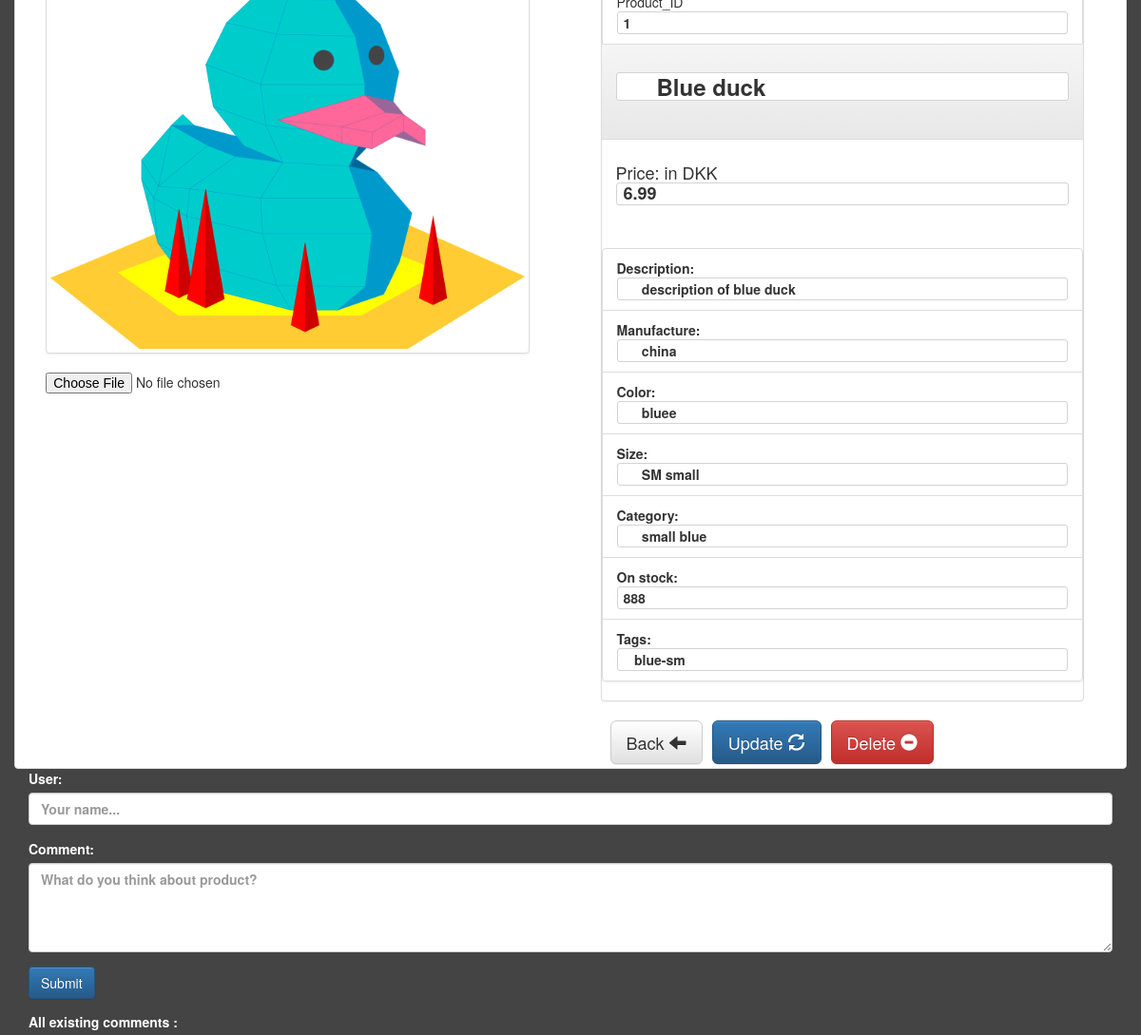
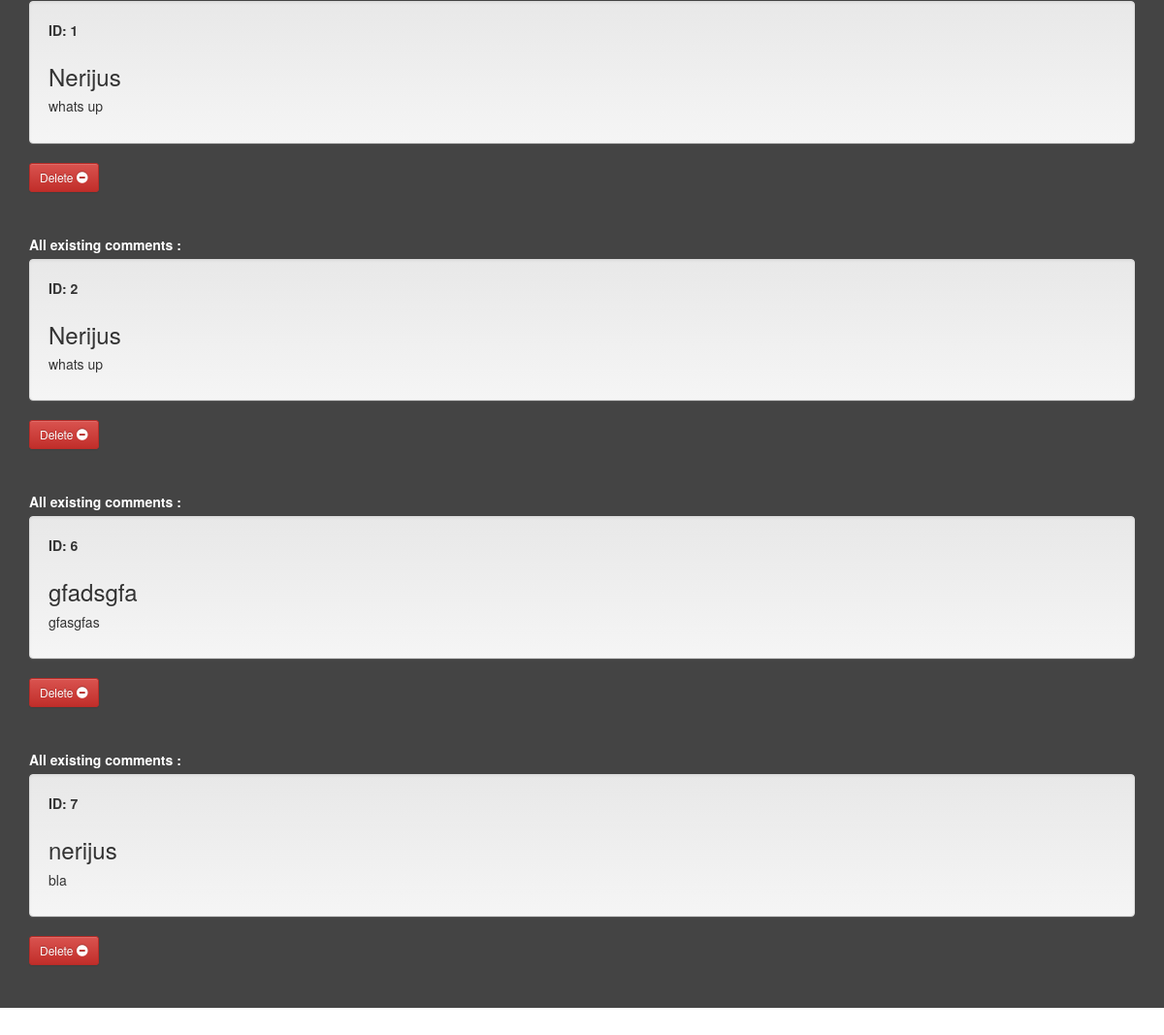
Page /admin.php?product=     Blue duck (signed in) on the committed database (2 pictures, top to bottom).
### tables this page shows
CREATE TABLE `products` (
  `Product_ID` int(20) NOT NULL,
  `name` varchar(50) NOT NULL,
  `price` float NOT NULL,
  `description` varchar(255) NOT NULL,
  `color` varchar(20) NOT NULL,
  `size` varchar(15) NOT NULL,
  `category` varchar(20) NOT NULL,
  `images` varchar(255) NOT NULL,
  `stock` int(255) NOT NULL,
  `tags` varchar(50) NOT NULL,
  `manufacture` varchar(100) NOT NULL,
  `views` int(15) DEFAULT NULL,
  `upVote` int(15) DEFAULT NULL
);

CREATE TABLE `social_pages` (
  `Product_ID` int(20) NOT NULL,
  `Likes` int(15) NOT NULL,
  `Comments` text NOT NULL,
  `name` varchar(50) NOT NULL,
  `comment_id` int(11) NOT NULL
);

### model/Model.php (called while the page is built, shortened)
<?php
include_once ("model/Database.php");
 class Model {
        function Connect(){
         $db = require('model/conn.php');
         $connection = new Database($db);
         return $connection;
     }
	    public function getProductList()
	{
        $proData = $this->Connect()->getQuery("SELECT * FROM products");
            return $proData;
        }
	    public function getProduct($name)
	{
		$allProducts = $this->getProductList();
         if (mysqli_num_rows($allProducts) > 0) {
             $pro = $this->Connect()->getQuery("SELECT `views` FROM products WHERE `Product_ID`  = '" . $_SESSION['LOC'][1] . "' LIMIT 1");
            $view = mysqli_fetch_array($pro);
            $viewValue =  $view['views'] + 1;
             $proData = $this->Connect()->getQuery("SELECT `name`,`price`,`description`,`color`,`size`,`category`,`images`,`stock`,`tags`,`manufacture`,`views`,`upVote`,`Product_ID` FROM products WHERE `name`  = '{$name}' LIMIT 1");
             return $proData;
         }
	}
}

### model/Database.php (called while the page is built, shortened)
<?php
class Database
{
    protected $conn;
    public function __construct(mysqli $conn){
        $this->conn = $conn;
    }
    public function getConnection(){
    return $this->conn;
    }
    public function getQuery($query){
        $getData = $this->getConnection()->query($query);
        return $getData;
    }
}

### controller/admin_comments.php (the view)
<?php
$conn = mysqli_connect("localhost", "root", "123", "db_cms");
if (isset($_SESSION['LOC'][1])) {
    $q = $_SESSION['LOC'][1];
    $sql = "SELECT * FROM social_pages WHERE Product_ID='" . $q . "'";
    $output = '';
    $result = mysqli_query($conn, $sql);
    if(mysqli_num_rows($result) > 0)
    {
        $output .= '';
        while($comment = mysqli_fetch_array($result)){
            $output .=	'<form method="post">
        <label style="color:#fff;">All existing comments :</label>
        <div class="well">
          <label>ID: '. $comment['comment_id'].'</label>
           <input style="display:none" name="comment_id" value="'. $comment['comment_id'].'">
           <h3>'. $comment['name'] .'</h3>
           <h5>'. $comment['Comments'] .'</h5>
        </div>
        <button  name ="delete_comment" title="Click to Delete" onclick="return confirm(\'Are you sure you want to delete it?\')" type="submit" class="pull-left btn-sm btn btn-danger">Delete <span class="glyphicon glyphicon-minus-sign" aria-hidden="true"></span></button><br/>
			<br><br></form>';
        }
        echo $output;
    }
    else
    {
        echo '<div class="notFound jumbotron">
                <div class="container">
                    <h2>be the first one to comment</h2>
                </div>
            </div>';
    }
}

### view/view_admin_product.php (shortened to what this page needs)
<?php
$product = mysqli_fetch_array($productAdmin);
echo '   <form id="adminform" method="post" enctype="multipart/form-data">
	<div class="item thumbnail container">
		<div class="row">
			<div class="col-md-6">
				<div class="itemImageFrame">
					<img class="itemPictureBig thumbnail" src="' . $product['images'] . '">
					<br>
					<input class="input-group" type="file" name="uploadimage"/>
				</div>
			</div>
			<div class="col-md-6">
				<div class="itemInformation pull-right">
<div class="panel panel-default">
  <li class="list-group-item">Product_ID<strong><input name="Product_ID" id="product_input" type="text" value=" ' . $product['Product_ID'] . '"></strong></li>
  	<div class="panel-heading"><h3><strong><input name="product_name" placeholder="Product Name" id="product_input" type="text" value=" ' . $product['name'] . '"</strong></h3><br/>
  	</div>
  		<div class="panel-body">
  			<h4>Price: in DKK<strong><input name="product_price" id="product_input" type="text" value=" ' . $product['price'] . '" ></strong></h4><br/>
		</div>
  				<ul class="list-group">
  	<li class="list-group-item">Description:<strong><input name="product_description" id="product_input" type="text" value=" ' . $product['description'] . '"></strong></li>
    <li class="list-group-item">Manufacture:<strong><input name="product_manufacture" id="product_input" type="text" value=" ' . $product['manufacture'] . '"></strong></li>
    <li class="list-group-item">Color:<strong><input name="product_color" id="product_input" type="text" value=" ' . $product['color'] . '"></strong></li>
    <li class="list-group-item">Size:<strong><input name="product_size" id="product_input" type="text" value=" ' . $product['size'] . '"></strong></li>
    <li class="list-group-item">Category:<strong><input name="product_category" id="product_input" type="text" value=" ' . $product['category'] . ' "></strong></li>
    <li class="list-group-item">On stock:<strong><input name="product_stock" id="product_input" type="text" value=" ' . $product['stock'] . ' "></strong></li>
    <li class="list-group-item">Tags:<strong><input name="product_tags" id="product_input" type="text" value=" ' . $product['tags'] . ' "></strong></li>
  				</ul>
		</div>
	<a href="admin.php?page=products"><button type="button" class="pull-left btn-lg btn btn-default">Back <span class="glyphicon glyphicon-arrow-left" aria-hidden="true"></button></a>
	<button type="submit" name="btn_save_updates"  class="pull-left btn-lg btn btn-primary">Update <span class="glyphicon glyphicon-refresh" aria-hidden="true"></span></button>
    <button  name ="btn_delete" title="Click to Delete" onclick="return confirm(\'Are you sure you want to delete it?\')" type="submit" class="pull-left btn-lg btn btn-danger">Delete <span class="glyphicon glyphicon-minus-sign" aria-hidden="true"></span></button><br/>
  </div>
  </div>
				</div>
			</div>
		</div>
    </div></form>';
?>
<div id="color2" class="row">
    <div class="col-md-12">
        <div id="postNew" class="container">
            <form method="post">
                <div class="form-group">
                    <label style="color:#fff;" for="userNameInput">User:</label>
                    <?php
                    if(isset($_SESSION['user_id'])) {
                        echo '<input type="text" id="userNameInput" class="form-control" name="postName" required value="' . $_SESSION['username'] . '">';
                    }
                    else {
                        echo '<input type="text" id="userNameInput" class="form-control" placeholder="Your name..." name="postName" required value="">';
                    }
                    ?>
                </div>
                <div class="form-group">
                    <label style="color:#fff;" for="userComment">Comment:</label>
                    <textarea class="form-control" id="userComment" rows="4" name="comment" placeholder="What do you think about product?"></textarea>
                </div>
                <input type="submit" class="btn btn-primary" name="submit_comment">
            </form>
            <div class="row" id="commentsection">
                <div class="col-md-9">
                    <div id="commentSection" class="container">
                        <div id="echo">
                            <?php require 'controller/admin_comments.php'; ?>
                        </div>
                    </div>
                </div>
                <div class="col-md-3">
                </div>
            </div>
        </div>
    </div>
</div>

### view/sass/css/admin_panel.css (style rules this page uses)
body { overflow-x: hidden; padding-top:0px !important; }
#adminform { background-color: #444444; margin-top: -3vh; }
#color2 { background-color: #444444; margin-top: -20px; }
#commentsection { background-color: #444; margin-left: -15px; }
#product_input { width: 100%; border-radius: 3px; border: solid 1px lightgrey; }

### view/sass/main.css (style rules this page uses)
body { overflow-x: hidden; padding-top: 50px; background-color: black; }
body a { cursor: pointer; }
.item { margin-top: 20px; }
.item .itemImageFrame { width: 90%; height: auto; margin: 20px auto; }
.item .itemImageFrame .itemPictureBig { margin: auto; position: static !important; width: 100% !important; height: auto !important; }
.item .itemInformation { float: left; width: 90%; height: auto; margin-right: 40px; }
.item .itemInformation .panel { margin-top: 20px; }
.item .itemInformation button { margin-left: 10px; }

### rows in the picture
products: images (picture), Product_ID "1", product_name "Blue duck", product_price "6.99", product_description "description of blue duck", product_manufacture "china", product_color "bluee", product_size "SM small", product_category "small blue", product_stock "888", product_tags "blue-sm"
social_pages: comment_id "1", name "Nerijus", Comments "whats up"
social_pages: comment_id "2", name "Nerijus", Comments "whats up"
social_pages: comment_id "6", name "gfadsgfa", Comments "gfasgfas"
social_pages: comment_id "7", name "nerijus", Comments "bla"
